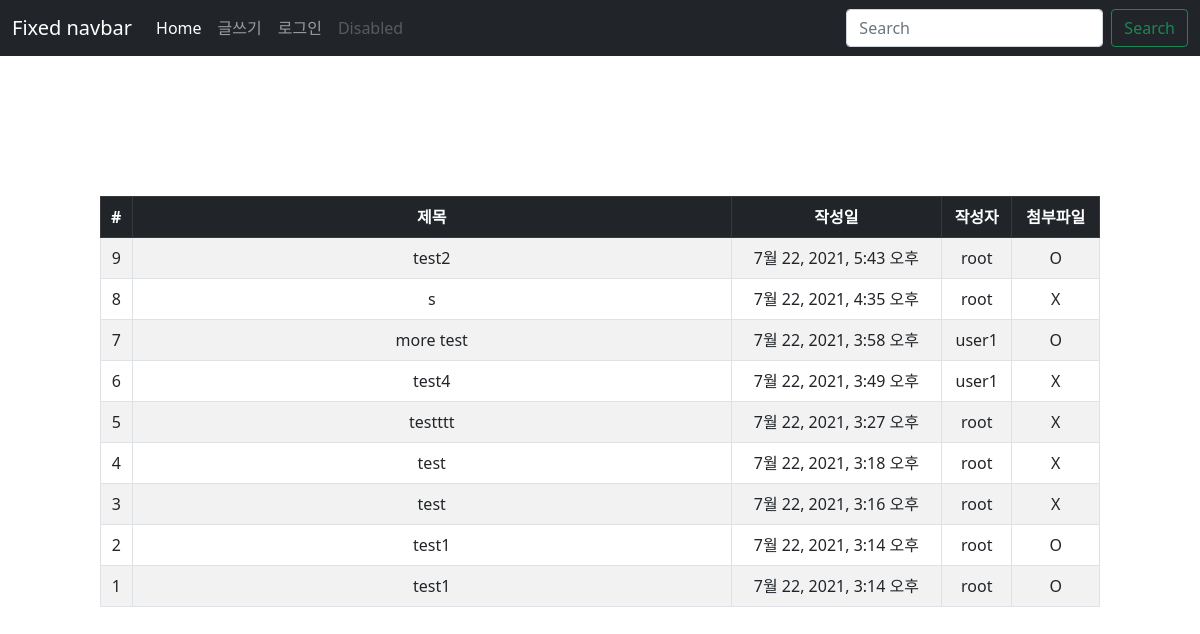
Screenshot of /boardMain/ with the database file from the repository.
### boardApp/models.py (models this page shows)
class Board(models.Model):
    title = models.CharField(max_length=100)
    author = models.ForeignKey(User, on_delete=models.CASCADE)
    pub_date = models.DateTimeField(auto_now_add=True)
    body = models.TextField()
    file_path = models.FileField(blank=True, null=True, upload_to="%Y/%m/%d/")
    file_name = models.TextField(blank=True, default="")

### boardApp/views.py (the view)
# urls.py: path('', views.boardMain, name='boardMain'),
def boardMain(request):
    boards = Board.objects.all().order_by('-id')
    print(boards.query)
    return render(request, 'boardMain.html', {'boards': boards})

### boardApp/templates/boardMain.html
{% extends 'base.html' %}
{% block content %}
<br>
<section style="padding: 100px; text-align: center;">
<table class="table table-striped table-hover table-bordered">
  <thead class="table-dark">
    <tr>
      <th>#</th>
      <th>제목</th>
      <th>작성일</th>
      <th>작성자</th>
      <th>첨부파일</th>
    </tr>
  </thead>
  <tbody>
  {% if boards %}
    {% for board in boards %}
    <tr onClick="location.href='{% url 'boardApp:detail' board.id %}'">
      <td>{{ board.id }}</td>
      <td width="60%">{{ board.title }}</td>
      <td>{{ board.pub_date }}</td>
      <td>{{ board.author }}</td>
      {% if board.file_path %}
        <td>O</td>
      {% else %}
        <td>X</td>
      {% endif %}
    </tr>
      {% endfor %}
  {% else %}
  <tr>
    <td colspan="5">게시물이 존재하지 않습니다.</td>
  </tr>
  {% endif %}
    </tbody>
</table>
</section>
{% endblock %}

### boardprj/templates/base.html (shortened to what this page needs)
<!DOCTYPE html>
{% load static %}
<head>
  <link href="https://cdn.jsdelivr.net/npm/bootstrap@5.0.2/dist/css/bootstrap.min.css" rel="stylesheet"
>
  <link rel="stylesheet" href="{% static 'css/navbar-top-fixed.css' %}">
  </head>
<body>
<nav class="navbar navbar-expand-md navbar-dark fixed-top bg-dark">
  <div class="container-fluid">
    <a class="navbar-brand" href="{% url 'index' %}">Fixed navbar</a>
    <div class="collapse navbar-collapse" id="navbarCollapse">
      <ul class="navbar-nav me-auto mb-2 mb-md-0">
        <li class="nav-item">
          <a class="nav-link active" aria-current="page" href="{% url 'boardApp:boardMain' %}">Home</a>
        </li>
        <li class="nav-item">
          <a class="nav-link" href="{% url 'boardApp:createBoard_File' %}">글쓰기</a>
        </li>
        <li class="nav-item">
          <a class="nav-link" href="{% url 'common:login' %}">로그인</a>
        </li>
        <li class="nav-item">
          <a class="nav-link disabled" href="#" tabindex="-1" aria-disabled="true">Disabled</a>
        </li>
      </ul>
      <form class="d-flex">
        <input class="form-control me-2" type="search" placeholder="Search" aria-label="Search">
        <button class="btn btn-outline-success" type="submit">Search</button>
      </form>
    </div>
  </div>
</nav>
{% block content %}
{% endblock %}

### boardApp/static/css/navbar-top-fixed.css (style rules this page uses)
body { min-height: 75rem; padding-top: 4.5rem; }

### rows the page displays
Board: id "9", title "test2", pub_date "7월 22, 2021, 5:43 오후", author "root", shows "O"
Board: id "8", title "s", pub_date "7월 22, 2021, 4:35 오후", author "root", file_path "X"
Board: id "7", title "more test", pub_date "7월 22, 2021, 3:58 오후", author "user1", shows "O"
Board: id "6", title "test4", pub_date "7월 22, 2021, 3:49 오후", author "user1", file_path "X"
Board: id "5", title "testttt", pub_date "7월 22, 2021, 3:27 오후", author "root", file_path "X"
Board: id "4", title "test", pub_date "7월 22, 2021, 3:18 오후", author "root", file_path "X"
Board: id "3", title "test", pub_date "7월 22, 2021, 3:16 오후", author "root", file_path "X"
Board: id "2", title "test1", pub_date "7월 22, 2021, 3:14 오후", author "root", shows "O"
Board: id "1", title "test1", pub_date "7월 22, 2021, 3:14 오후", author "root", shows "O"
